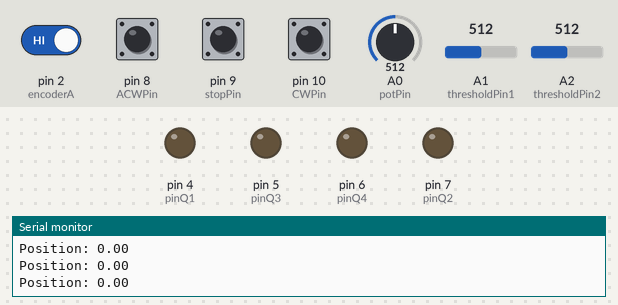
The sketch below on a simulated Arduino Uno, built with avr-gcc and run on an emulated ATmega328P. On the bench: output pins drawn as LEDs (lit = HIGH), the last lines printed to the serial monitor. Dashed ring = blinking. The test bench sets the inputs (shaded band); at power-on: pin 2 (encoderA), pin 8 (ACWPin), pin 9 (stopPin), pin 10 (CWPin) HIGH, A1 (thresholdPin1) = 512, A0 (potPin) = 512, A2 (thresholdPin2) = 512.

Above: at 1.2 s.
1.3 s: A1 (thresholdPin1) set to 555
4.3 s: A1 (thresholdPin1) set to 577
At 4.8 s:
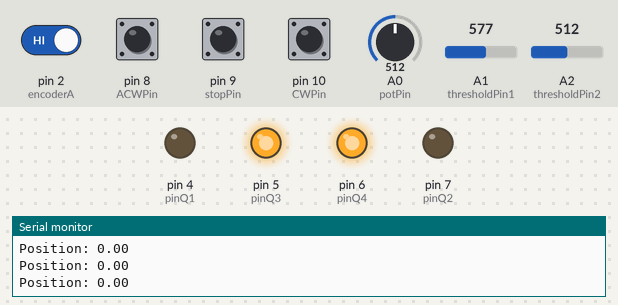
5.8 s: pin 8 (ACWPin) pulled LOW for 0.15 s
At 5.86 s:
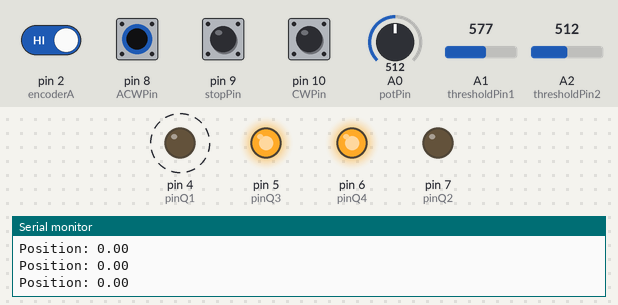
7.4 s: pin 10 (CWPin) pulled LOW for 1 s
At 7.62 s:
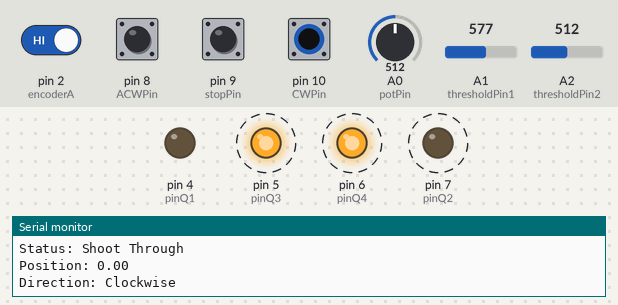
13.6 s: pin 8 (ACWPin) pulled LOW for 1 s
At 13.79 s:
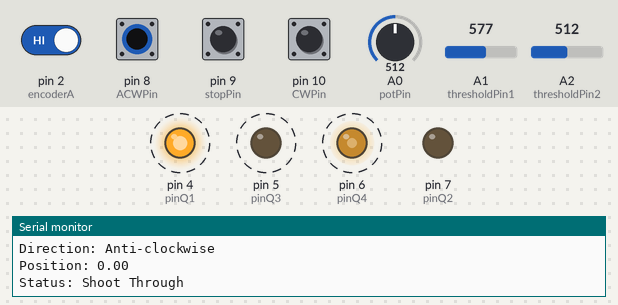
Timing chart, 0 to 16.6 s (numbered marks = the images above; inputs shaded):
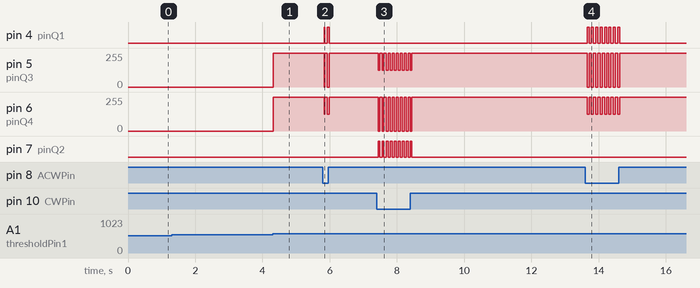

The sketch:

PS1_DC_Motor.ino
```cpp
#define pinQ1 4
#define pinQ2 7
#define pinQ4 6
#define pinQ3 5
#define ACWPin 8
#define CWPin 10
#define stopPin 9
#define potPin A0
#define thresholdPin1 A1
#define thresholdPin2 A2
#define encoderA 2
#define encoderB 3
volatile long pos = 0;
unsigned long now = 0;
const int threshold = 563; // Threshold voltage = 2.5V + (2.5A)*(0.1V/A) = 2.75V
// mapping 2.75 for 1023
int pot;

void setup() {
  pinMode(pinQ1, OUTPUT);
  pinMode(pinQ2, OUTPUT);
  pinMode(pinQ3, OUTPUT);
  pinMode(pinQ4, OUTPUT);
  pinMode(encoderA, INPUT);
  pinMode(encoderB, INPUT);
  pinMode(CWPin, INPUT_PULLUP);
  pinMode(ACWPin, INPUT_PULLUP);
  pinMode(stopPin, INPUT_PULLUP);
  attachInterrupt(digitalPinToInterrupt(encoderA),encode, RISING);
  Serial.begin(9600);

}

void loop() {

  volatile bool shootThrough = false;

  const int interval = 100;
  Serial.print("Position: ");
  float angle = (pos*15.0);
  Serial.println(angle);

  if(millis()-now>=interval) {
    now = millis();
    if((analogRead(thresholdPin1)>threshold) || (analogRead(thresholdPin2)>threshold)) {
      shootThrough = true;
      shutDown();
      Serial.println("Status: Shoot Through");
//      delay(50);
    }
  }
  pot = analogRead(potPin);
  int PWM = map(pot, 0, 1023, 0, 255);


  if(digitalRead(CWPin)==LOW && shootThrough==false) {
    Serial.println("Direction: Clockwise");
    analogWrite(pinQ3, PWM);
    digitalWrite(pinQ2, HIGH);
    digitalWrite(pinQ1, LOW);
    analogWrite(pinQ4, 0);

  }
  else if(digitalRead(ACWPin)==LOW && shootThrough==false) {
    Serial.println("Direction: Anti-clockwise");
    analogWrite(pinQ4, PWM);
    digitalWrite(pinQ1, HIGH);
    digitalWrite(pinQ2, LOW);
    analogWrite(pinQ3, 0);


  }
  else if(digitalRead(stopPin)==LOW && shootThrough==false) {
    Serial.println("Status: Stopped");
    shutDown();

  }
}


void encode() {
  if(digitalRead(stopPin)==HIGH) {
  int b = digitalRead(encoderB);
//  int a = digitalRead(encoderA);
  if( b==HIGH) {
    pos++;

  }
  else {
    pos--;

  }

  }
}

void shutDown() {
  digitalWrite(pinQ1, LOW);
  digitalWrite(pinQ2, LOW);
  digitalWrite(pinQ3, HIGH);
  digitalWrite(pinQ4, HIGH);

}
```

Measured:
- the behaviour switches between 563 and 564 on A1 (thresholdPin1) (found by bisection; images 0 and 1)
- after the input at 4.3 s, pin 5 (pinQ3), pin 6 (pinQ4): 0/255 → 255/255 at once
- after the input at 5.8 s, pin 4 (pinQ1): alternates HIGH for 0.04 s and LOW for 0.07 s, 4 changes in all, then stays LOW, starting at once; pin 5 (pinQ3): 255/255 → 0/255 after 0.12 s, → 255/255 0.06 s later; pin 6 (pinQ4): 255/255 → 127/255 after 0.12 s, → 255/255 0.06 s later
- after the input at 7.4 s, pin 5 (pinQ3): alternates 255/255 for 0.06 s and 127/255 for 0.06 s, 18 changes in all, then stays 255/255, starting at once; pin 6 (pinQ4): alternates 255/255 for 0.06 s and 0/255 for 0.06 s, 18 changes in all, then stays 255/255, starting at once
- after the input at 13.6 s, pin 4 (pinQ1): alternates HIGH for 0.06 s and LOW for 0.07 s, 16 changes in all, then stays LOW, starting after 0.06 s; pin 5 (pinQ3): alternates 255/255 for 0.07 s and 0/255 for 0.06 s, 16 changes in all, then stays 255/255, starting after 0.06 s
